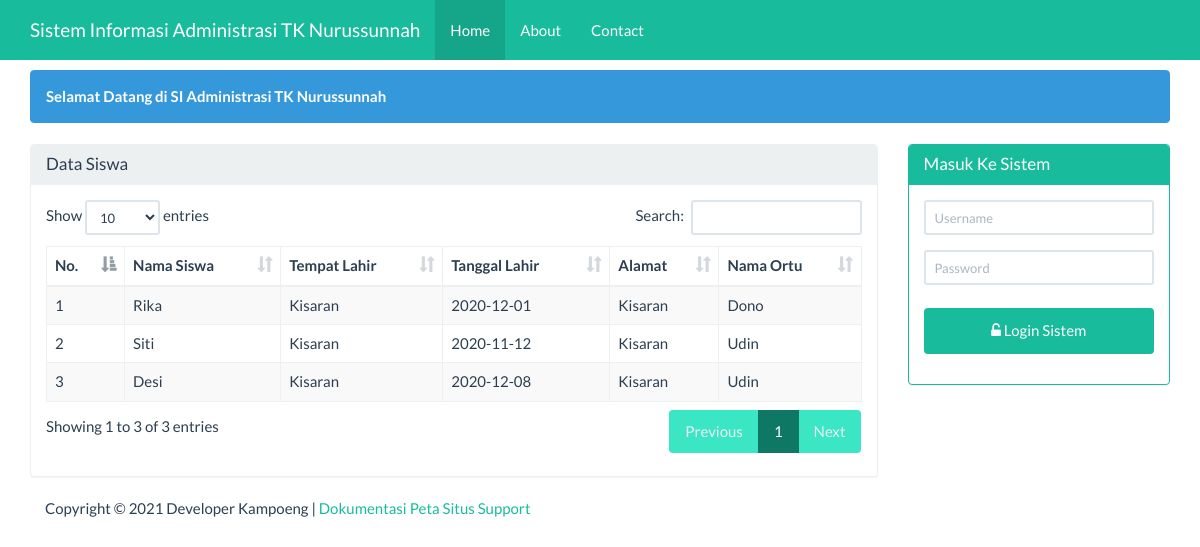
The page / on the database its author committed.
### tables this page shows
CREATE TABLE `siswa` (
  `id` int(11) NOT NULL,
  `nama_siswa` varchar(255) NOT NULL,
  `jenis_kelamin` varchar(20) NOT NULL,
  `tempat_lahir` varchar(20) NOT NULL,
  `tgl_lahir` date NOT NULL,
  `alamat` varchar(255) NOT NULL,
  `nama_ortu` varchar(255) NOT NULL
);

### beranda.php (the view, shortened to what this page needs)
<div class="container">
    <div class="row">
        <div class ="col-xs-12">
            <div class="alert alert-info">
                <strong>Selamat Datang di SI Administrasi TK Nurussunnah</strong>
            </div>
        </div>
    </div>
    <div class="row">
        <div class="col-sm-9 col-xs-12">
            <div class="panel panel-default">
                <div class="panel-heading">
                    <h3 class="panel-title">Data Siswa</h3>
                </div>
                <div class="panel-body">
                     <table id="dtskripsi" class="table table-bordered table-striped table-hover">
                        <thead>
                            <tr>
                                <th>No.</th>
                                <th>Nama Siswa</th>
                                <th>Tempat Lahir</th>
                                <th>Tanggal Lahir</th>
                                <th>Alamat</th>
                                <th>Nama Ortu</th>
                            </tr>
                        </thead>
                        <tbody>
                            <?php
                            $sql = "SELECT * FROM siswa";
                            $query = mysqli_query($koneksi, $sql) or die("SQL Anda Salah");
                            $nomor = 0;
                            while ($data = mysqli_fetch_array($query)) {
                                $nomor++;
                                ?>
                                <tr>
                                    <td><?= $nomor ?></td>
                                    <td><?= $data['nama_siswa'] ?></td>
                                    <td><?= $data['tempat_lahir'] ?></td>
                                    <td><?= $data['tgl_lahir'] ?></td>
                                    <td><?= $data['alamat'] ?></td>
                                    <td><?= $data['nama_ortu'] ?></td>
                                </tr>
                            <?php } ?>
                        </tbody>
                    </table>
                </div>
            </div>
        </div>
        <div class="col-sm-3 col-xs-12">
            <?php if (isset($_SESSION['username'])) { ?>
            <div class="alert alert-info">
                <strong>Welcome <?=$_SESSION['nama']?></strong>
            </div>
            <?php
           } else { ?>
            <div class="panel panel-success">
                <div class="panel-heading">
                    <h3 class="panel-title">Masuk Ke Sistem</h3>
                </div>
                <div class="panel-body">
                    <form class="form-horizontal" action="proses_login.php" method="post">
                        <div class="form-group">
                            <div class="col-sm-12">
                                <input type="text" name="user" class="form-control input-sm"
                                   placeholder="Username" required="" autocomplete="off"/>
                            </div>
                        </div>
                        <div class="form-group">
                            <div class="col-sm-12">
                                <input type="password" name="pwd" class="form-control input-sm"
                                   placeholder="Password" required="" autocomplete="off"/>
                            </div>
                        </div>
                        <div class="form-group">
                            <div class="col-sm-12">
                                <button type="submit" name="login" value="login"
                                        class="btn btn-success btn-block"><span class="fa fa-unlock-alt"></span>
                                    Login Sistem
                                </button>
                            </div>
                    </form>
                </div>
            </div>
        </div>
            <?php } ?>
    </div>
</div>

### index.php (shortened to what this page needs)
<!DOCTYPE html>
<html>
    <head>
        <link href="Assets/css/bootstrap.min.css" rel="stylesheet" type="text/css"/>
        <link href="Assets/css/dataTables.bootstrap.min.css" rel="stylesheet" type="text/css"/>
        <link href="Assets/font-awesome-4.5.0/css/font-awesome.min.css" rel="stylesheet" type="text/css"/>
    </head>
    <body>
        <?php
        require 'menu.php';
        ?>
        <?php
        require 'content.php';
        ?>
        <?php
        require 'footer.php';
        ?>
    </body>
    </html>

### menu.php (shortened to what this page needs)
<nav class="navbar navbar-inverse navbar-fixed-top">
    <div class="container">
        <div class="navbar-header">
            <a class="navbar-brand" href="?page=utama">Sistem Informasi Administrasi TK Nurussunnah</a>
        </div>
        <div id="navbar" class="navbar-collapse collapse">
            <ul class="nav navbar-nav">
                <li class="active"><a href="#">Home</a></li>
                <li><a href="?page=about&actions=tampil">About</a></li>
                <li><a href="?page=kontak&actions=tampil">Contact</a></li>
            </ul>
        </div>
    </div>
</nav>

### content.php (shortened to what this page needs)
<?php
@$page=$_GET['page'];
if(empty ($page)){
    require 'beranda.php';
}

### footer.php
<div class="container">
    <div class="row">
        <div class="col-xs-12">
            Copyright &COPY; <?= date('Y')?> Developer Kampoeng |
            <a href="#">Dokumentasi</a>
            <a href="#">Peta Situs</a>
            <a href="#">Support</a>
        </div>
    </div>
</div>

### index.php (style rules this page uses)
body { margin-top:70px; }
button { background-color: #4CAF50; color: white; padding: 14px 20px; margin: 8px 0; border: none; cursor: pointer; width: 100%; }

### rows shown on the page
siswa: nama_siswa "Rika", tempat_lahir "Kisaran", tgl_lahir "2020-12-01", alamat "Kisaran", nama_ortu "Dono"
siswa: nama_siswa "Siti", tempat_lahir "Kisaran", tgl_lahir "2020-11-12", alamat "Kisaran", nama_ortu "Udin"
siswa: nama_siswa "Desi", tempat_lahir "Kisaran", tgl_lahir "2020-12-08", alamat "Kisaran", nama_ortu "Udin"
